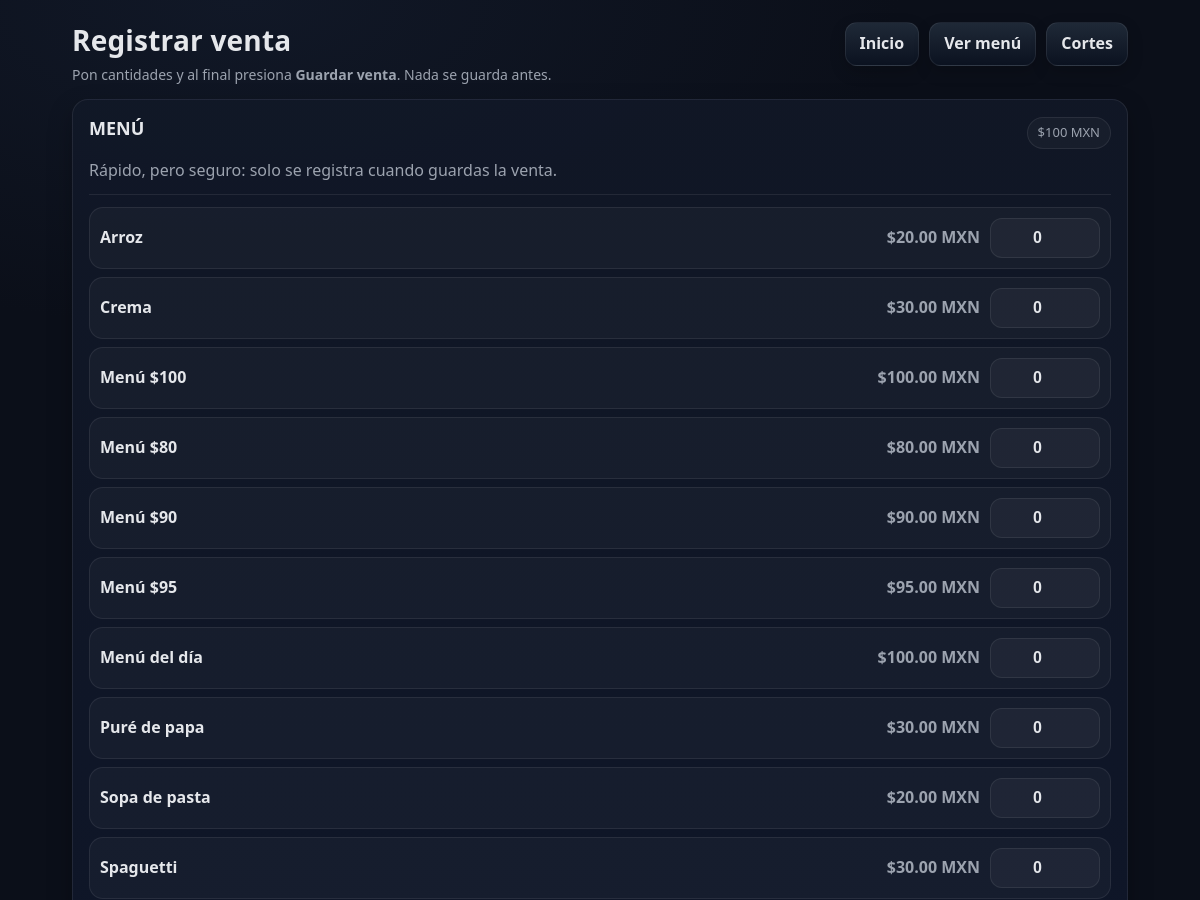
Before: /orders/new (upper part) with the older database file.
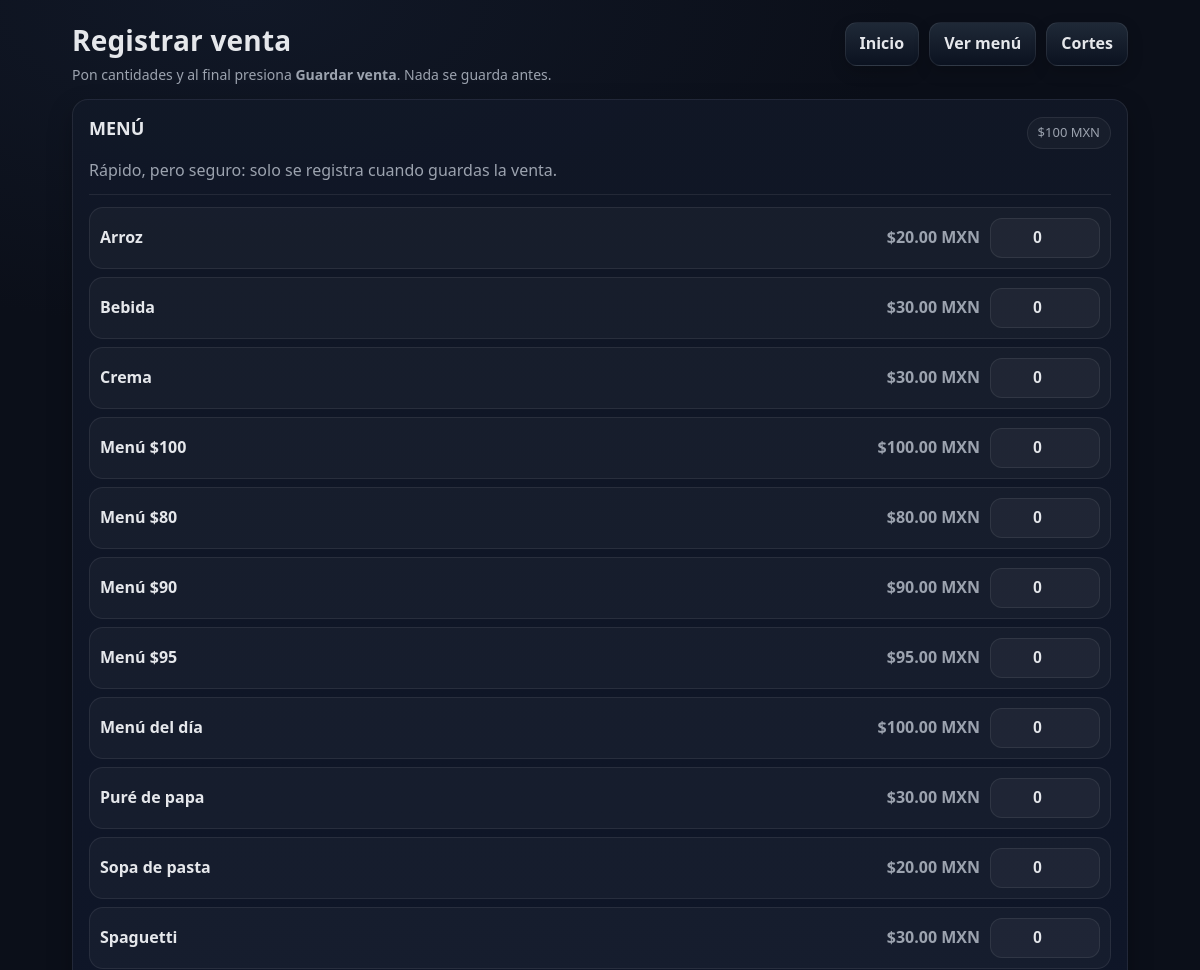
After: the same page with the newer database file.
### tables this page shows
CREATE TABLE menu_items (
        id INTEGER PRIMARY KEY AUTOINCREMENT,
        name TEXT NOT NULL,
        price_cents INTEGER NOT NULL CHECK(price_cents >= 0),
        category TEXT NOT NULL
    );

### app.py (the view, shortened to what this page needs)
@app.route("/orders/new", methods=["GET", "POST"])
def new_order():
    conn = db()
    cur = conn.cursor()
    cur.execute("""
        SELECT * FROM menu_items
        WHERE category IN ('MENU','PASTELES','GELATINAS','ANTOJO')
        ORDER BY
          CASE category
            WHEN 'MENU' THEN 0
            WHEN 'ANTOJO' THEN 1
            WHEN 'GELATINAS' THEN 2
            WHEN 'PASTELES' THEN 3
            ELSE 9
          END,
          name
    """)
    items = cur.fetchall()
    conn.close()
    grouped = {"MENU": [], "ANTOJO": [], "GELATINAS": [], "PASTELES": []}
    for it in items:
        grouped[it["category"]].append(it)
    return render_template("new_order.html", grouped=grouped)

### app.py (called while the page is built)
def db():
    conn = sqlite3.connect(DB_PATH)
    conn.row_factory = sqlite3.Row
    return conn

@app.template_filter("pesos")
def pesos(cents: int):
    return f"${int(cents)/100:,.2f} MXN"

### templates/new_order.html (shortened to what this page needs)
<!doctype html>
<html lang="es">
<head>
  <link rel="stylesheet" href="{{ url_for('static', filename='style.css') }}">
</head>
<body>
  <div class="container">
    <div class="header">
      <div>
        <h1 class="h-title">Registrar venta</h1>
        <p class="h-sub">Pon cantidades y al final presiona <b>Guardar venta</b>. Nada se guarda antes.</p>
      </div>
      <div class="nav">
        <a class="btn" href="{{ url_for('index') }}">Inicio</a>
        <a class="btn" href="{{ url_for('menu') }}">Ver menú</a>
        <a class="btn" href="{{ url_for('sales') }}">Cortes</a>
      </div>
    </div>
    <form method="post" class="form">
      {% if grouped["MENU"] and grouped["MENU"]|length > 0 %}
        <div class="card">
          <div class="section-title">
            <h2>MENÚ</h2>
            <span class="pill">$100 MXN</span>
          </div>
          <div class="muted">Rápido, pero seguro: solo se registra cuando guardas la venta.</div>
          <div class="hr"></div>
          <div class="items">
            {% for it in grouped["MENU"] %}
              <div class="item">
                <div class="name">{{ it.name }}</div>
                <div class="price">{{ it.price_cents|pesos }}</div>
                <div class="qty"><input type="number" min="0" value="0" name="qty_{{ it.id }}"></div>
              </div>
            {% endfor %}
          </div>
        </div>
      {% endif %}
    </form>
  </div>
</body>
</html>

Changed rows visible on the page:
added menu_items: name "Bebida", price_cents|pesos "$30.00 MXN"
